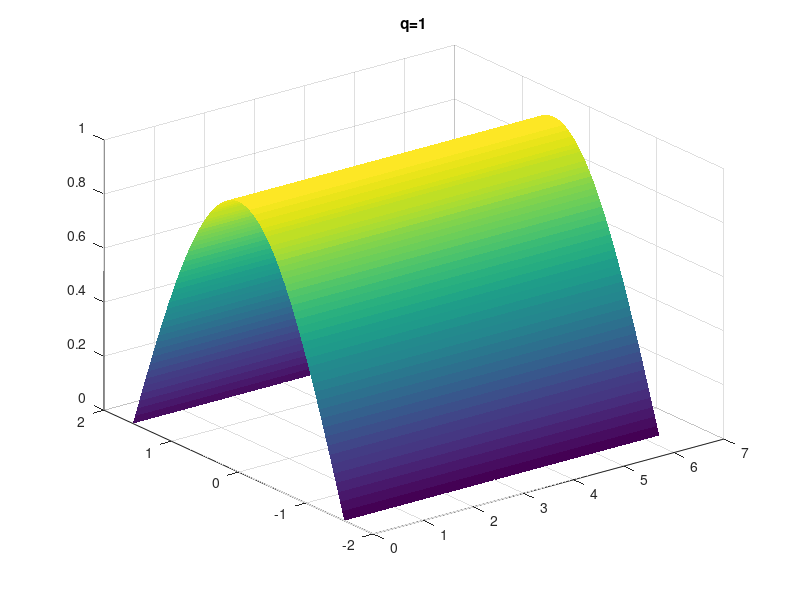
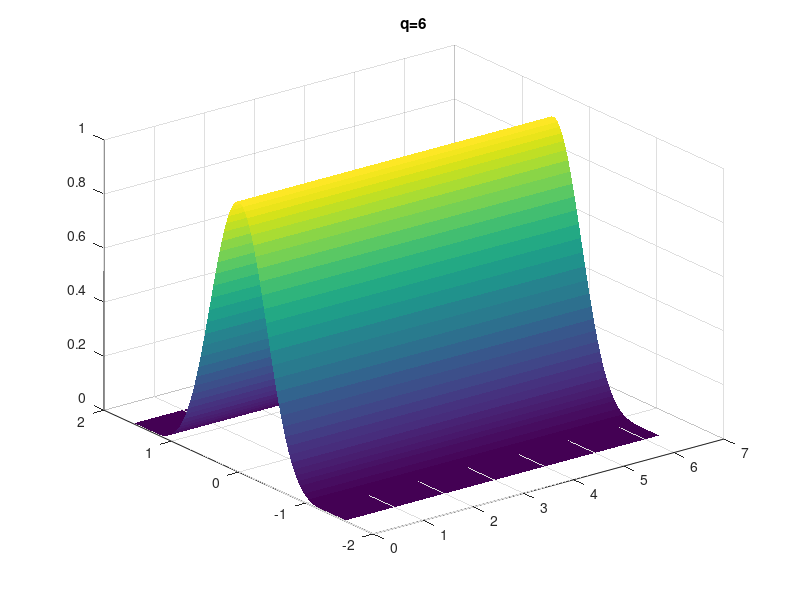
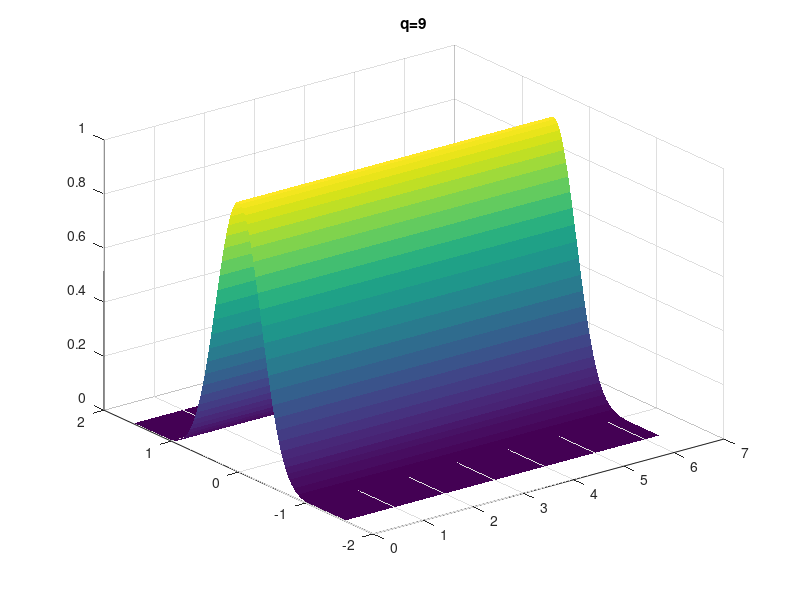
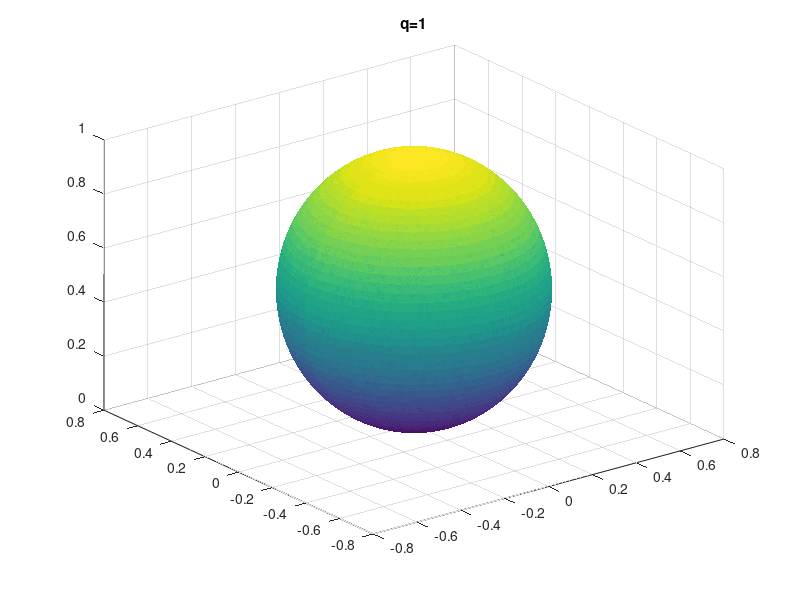

Write MATLAB code to recreate these figures, in order.
%2014 PyR 04

clc
close all
clear all

inc_t=pi/100;
inc_p=(2*pi)/100;

theta=(-pi/2):inc_t:(pi/2);
phi=0:inc_p:(2*pi);

q=[1 6 9];

    
for m=1:length(theta)
    for n=1:length(phi)
        for i=1:length(q)
        f(m,n,i)=(cos(theta(m))).^q(i);
    end
    end
end

surf(phi,theta,f(:,:,1))
shading flat
title('q=1')

figure
surf(phi,theta,f(:,:,2))
shading flat
title('q=6')

figure
surf(phi,theta,f(:,:,3))
shading flat
title('q=9')




for m=1:length(theta)
    for n=1:length(phi)
        for i=1:length(q)
        x(m,n,i)=f(m,n,i)*sin(theta(m))*cos(phi(n));
        y(m,n,i)=f(m,n,i)*sin(theta(m))*sin(phi(n));
        z(m,n,i)=f(m,n,i)*cos(theta(m));
    end
    end
end

figure

surf(x(:,:,1),y(:,:,1),z(:,:,1))
shading flat
title('q=1')

figure
surf(x(:,:,2),y(:,:,2),z(:,:,2))
shading flat
title('q=6')

figure
surf(x(:,:,3),y(:,:,3),z(:,:,3))
shading flat
title('q=9')


